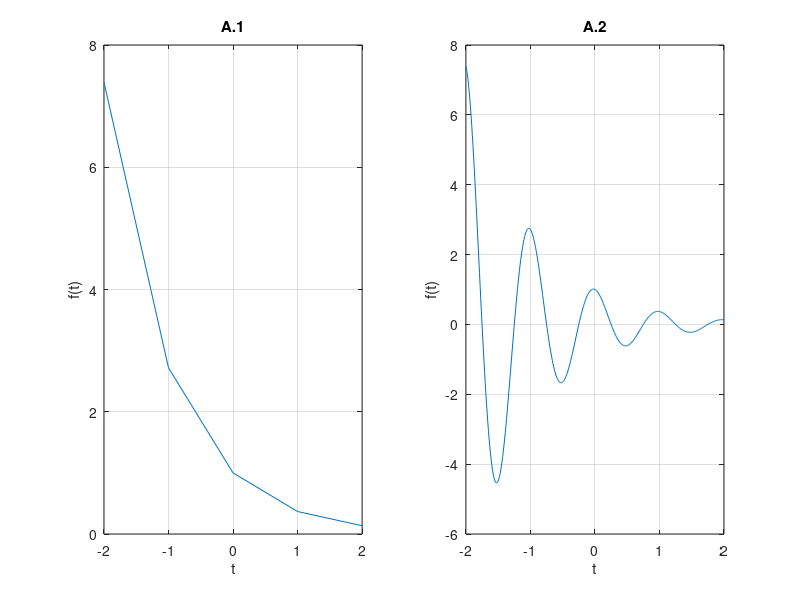

Write MATLAB code to recreate this figure.
% Variables
t = -2:2;
f = @(t) exp(-t).*cos(2*pi*t);

%Figure 1.46
subplot (1,2,1)
plot (t, f(t));
title('A.1');
xlabel('t');
ylabel('f(t)');
grid;

t = -2:0.01:2;

%Figure 1.46
subplot (1,2,2)
plot (t, f(t));
title('A.2');
xlabel('t');
ylabel('f(t)');
grid;
